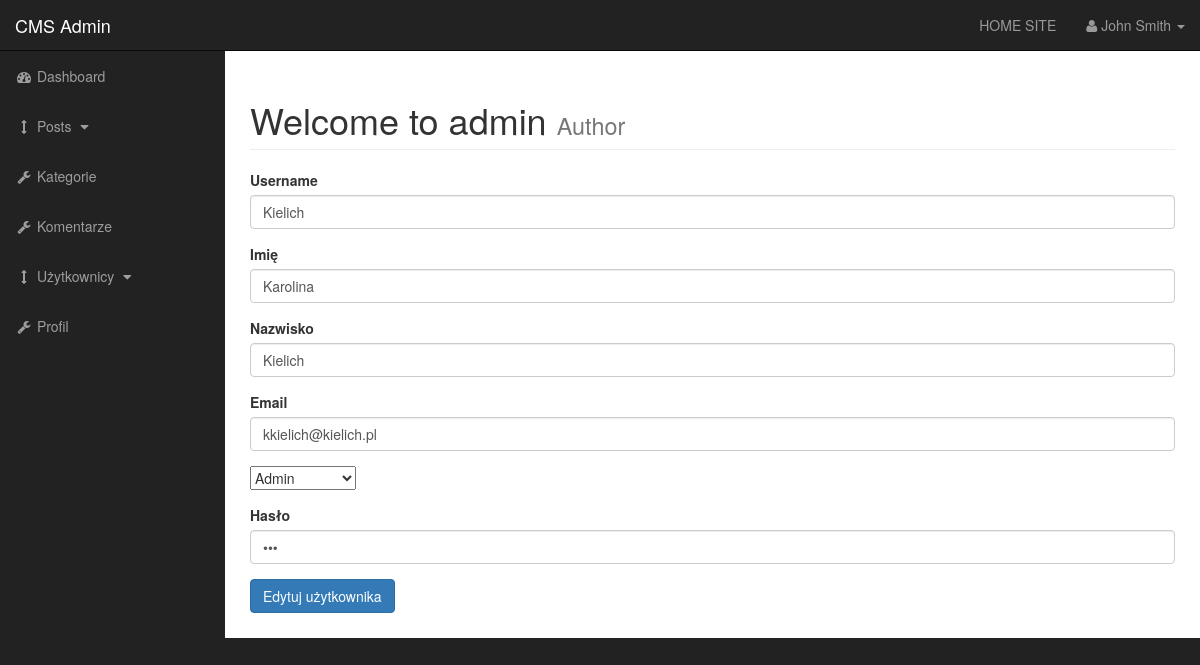
The page /admin/users.php?source=edit_user&edit_user=5 on the database its author committed.
### tables this page shows
CREATE TABLE `users` (
  `user_id` int(3) NOT NULL,
  `user_username` varchar(255) NOT NULL,
  `user_password` varchar(255) NOT NULL,
  `user_firstname` varchar(255) NOT NULL,
  `user_lastname` varchar(255) NOT NULL,
  `user_email` varchar(255) NOT NULL,
  `user_image` text NOT NULL,
  `user_role` varchar(255) NOT NULL,
  `user_randSalt` varchar(255) NOT NULL
);

### admin/includes/edit_user.php (the view, shortened to what this page needs)
<?php
if(isset($_GET['edit_user'])){
$the_user_id=$_GET['edit_user'];
                    global $connection;
                    $query = "SELECT * FROM users where user_id=$the_user_id";
                    $select_user_by_id = mysqli_query($connection,$query);
                    while($row = mysqli_fetch_assoc($select_user_by_id)) {
                    $user_firstname = $row ['user_firstname'];
                    $user_lastname = $row ['user_lastname'];
                    $user_role = $row ['user_role'];
                    $user_username = $row ['user_username'];
                    $user_email = $row ['user_email'];
                    $user_password = $row ['user_password'];
                    }
}
?>
<form action="" method="post" enctype="multipart/form-data">
<div class="form-group">
<label for="post_title">Username</label>
<input type="text" value="<?php echo $user_username; ?>" class="form-control" name="user_username">
</div>
<div class="form-group">
<label for="post_title">Imię</label>
<input type="text" value="<?php echo $user_firstname; ?>" class="form-control" name="user_firstname">
</div>
 <div class="form-group">
<label for="post_title">Nazwisko</label>
<input type="text" value="<?php echo $user_lastname; ?>"  class="form-control" name="user_lastname">
</div>
<div class="form-group">
<label for="post_title">Email</label>
<input type="email"  value="<?php echo $user_email; ?>"  class="form-control" name="user_email">
</div>
<div class="form-group">
<select name='user_role' id=''>
    <?php
    if($user_role==Admin){
    echo "<option value='Admin' selected>Admin</option>";
    }else{
    echo "<option value='Admin'>Admin</option>";
    }
    ?>
</select>
</div>
 <div class="form-group">
<label for="post_title">Hasło</label>
<input type="password"  value="<?php echo $user_password; ?>"  class="form-control" name="user_password">
</div>
<div class="form-group">
<input type="submit" class="btn btn-primary" name="edit_user" value="Edytuj użytkownika">
</div>
</form>

### admin/css/sb-admin.css (style rules this page uses)
body { margin-top: 100px; background-color: #222; }
@media (min-width:768px) { body { margin-top: 50px; } }

### rows shown on the page
users: user_username "Kielich", user_firstname "Karolina", user_lastname "Kielich", user_email "kkielich@kielich.pl", user_role "Admin"
